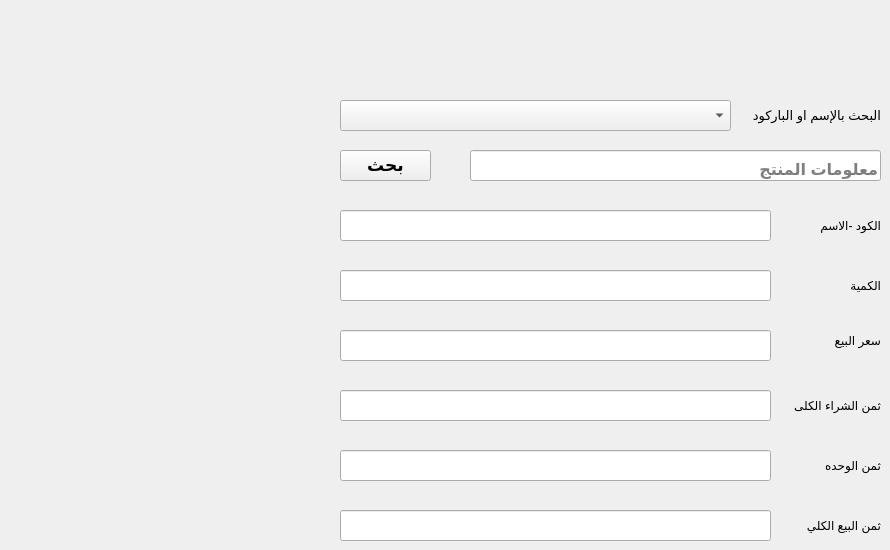
      <widget class="QWidget" name="tab_2">
       <attribute name="title">
        <string>البحث عن المنتج</string>
       </attribute>
       <widget class="QPushButton" name="pushButton">
        <property name="geometry">
         <rect>
          <x>340</x>
          <y>150</y>
          <width>91</width>
          <height>31</height>
         </rect>
        </property>
        <property name="font">
         <font>
          <pointsize>13</pointsize>
          <weight>75</weight>
          <bold>true</bold>
         </font>
        </property>
        <property name="text">
         <string>بحث</string>
        </property>
       </widget>
       <widget class="QLineEdit" name="lineEdit">
        <property name="geometry">
         <rect>
          <x>470</x>
          <y>150</y>
          <width>411</width>
          <height>31</height>
         </rect>
        </property>
        <property name="font">
         <font>
          <family>Segoe UI</family>
          <pointsize>12</pointsize>
          <weight>75</weight>
          <bold>true</bold>
          <stylestrategy>PreferDefault</stylestrategy>
          <kerning>true</kerning>
         </font>
        </property>
        <property name="echoMode">
         <enum>QLineEdit::NoEcho</enum>
        </property>
        <property name="alignment">
         <set>Qt::AlignBottom|Qt::AlignLeading|Qt::AlignLeft</set>
        </property>
        <property name="placeholderText">
         <string>معلومات المنتج</string>
        </property>
       </widget>
       <widget class="QLineEdit" name="lineEdit_2">
        <property name="geometry">
         <rect>
          <x>340</x>
          <y>270</y>
          <width>431</width>
          <height>31</height>
         </rect>
        </property>
       </widget>
       <widget class="QLineEdit" name="lineEdit_3">
        <property name="geometry">
         <rect>
          <x>340</x>
          <y>330</y>
          <width>431</width>
          <height>31</height>
         </rect>
        </property>
       </widget>
       <widget class="QLineEdit" name="lineEdit_4">
        <property name="geometry">
         <rect>
          <x>340</x>
          <y>210</y>
          <width>431</width>
          <height>31</height>
         </rect>
        </property>
       </widget>
       <widget class="QLabel" name="label_2">
        <property name="geometry">
         <rect>
          <x>780</x>
          <y>270</y>
          <width>101</width>
          <height>31</height>
         </rect>
        </property>
        <property name="text">
         <string>الكمية</string>
        </property>
       </widget>
       <widget class="QLabel" name="label_3">
        <property name="geometry">
         <rect>
          <x>810</x>
          <y>320</y>
          <width>71</width>
          <height>41</height>
         </rect>
        </property>
        <property name="text">
         <string>سعر البيع</string>
        </property>
       </widget>
       <widget class="QLabel" name="label_4">
        <property name="geometry">
         <rect>
          <x>800</x>
          <y>210</y>
          <width>81</width>
          <height>31</height>
         </rect>
        </property>
        <property name="text">
         <string>الكود -الاسم</string>
        </property>
       </widget>
       <widget class="QLineEdit" name="lineEdit_8">
        <property name="geometry">
         <rect>
          <x>340</x>
          <y>390</y>
          <width>431</width>
          <height>31</height>
         </rect>
        </property>
       </widget>
       <widget class="QLabel" name="label_7">
        <property name="geometry">
         <rect>
          <x>780</x>
          <y>390</y>
          <width>101</width>
          <height>31</height>
         </rect>
        </property>
        <property name="text">
         <string>ثمن الشراء الكلى</string>
        </property>
       </widget>
       <widget class="QLineEdit" name="lineEdit_9">
        <property name="geometry">
         <rect>
          <x>340</x>
          <y>450</y>
          <width>431</width>
          <height>31</height>
         </rect>
        </property>
       </widget>
       <widget class="QLabel" name="label_8">
        <property name="geometry">
         <rect>
          <x>800</x>
          <y>450</y>
          <width>81</width>
          <height>31</height>
         </rect>
        </property>
        <property name="text">
         <string>ثمن الوحده</string>
        </property>
       </widget>
       <widget class="QLineEdit" name="lineEdit_10">
        <property name="geometry">
         <rect>
          <x>340</x>
          <y>510</y>
          <width>431</width>
          <height>31</height>
         </rect>
        </property>
       </widget>
       <widget class="QLabel" name="label_9">
        <property name="geometry">
         <rect>
          <x>790</x>
          <y>510</y>
          <width>91</width>
          <height>31</height>
         </rect>
        </property>
        <property name="text">
         <string>ثمن البيع الكلي</string>
        </property>
       </widget>
       <widget class="QComboBox" name="comboBox_2">
        <property name="geometry">
         <rect>
          <x>340</x>
          <y>100</y>
          <width>391</width>
          <height>31</height>
         </rect>
        </property>
        <property name="font">
         <font>
          <pointsize>13</pointsize>
          <weight>75</weight>
          <italic>false</italic>
          <bold>true</bold>
          <strikeout>false</strikeout>
          <stylestrategy>PreferAntialias</stylestrategy>
          <kerning>true</kerning>
         </font>
        </property>
        <item>
         <property name="text">
          <string/>
         </property>
        </item>
        <item>
         <property name="text">
          <string>بحث بالإسم</string>
         </property>
        </item>
        <item>
         <property name="text">
          <string>بحث بالباركود</string>
         </property>
        </item>
       </widget>
       <widget class="QLabel" name="label_28">
        <property name="geometry">
         <rect>
          <x>740</x>
          <y>90</y>
          <width>141</width>
          <height>51</height>
         </rect>
        </property>
        <property name="font">
         <font>
          <pointsize>10</pointsize>
         </font>
        </property>
        <property name="text">
         <string>البحث بالإسم او الباركود</string>
        </property>
       </widget>
      </widget>
